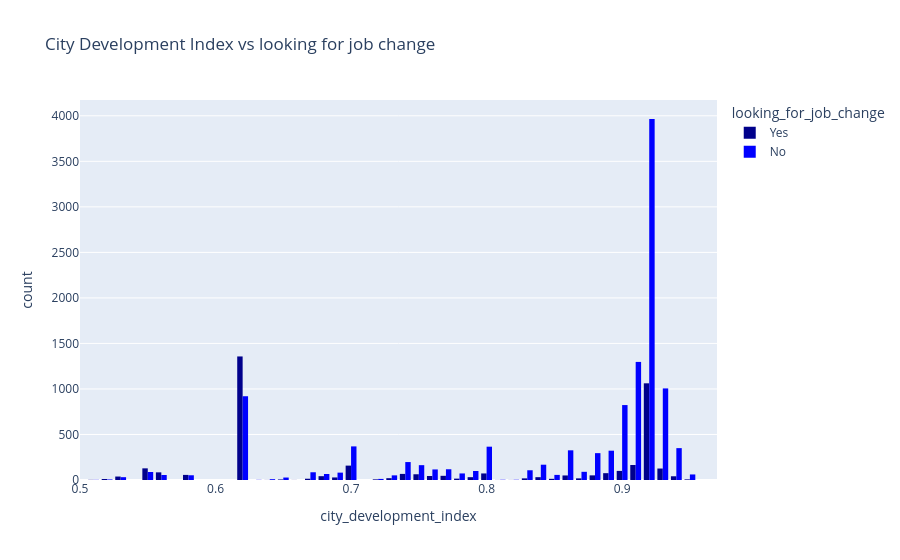

Write notebook code for a chart like this one.
### Code cell
px.histogram(data,x='city_development_index',color='looking_for_job_change' , barmode='group',color_discrete_sequence=['darkblue','blue'],range_x=(.5,.97),title='City Development Index vs looking for job change ')

### Figure 1 — Plotly figure (JSON) as saved in the notebook; plotly's stock layout.template omitted (floating-point values rounded to 4 significant figures; data arrays with more than 128 entries replaced by an {"elided": "..."} marker saying what was removed)
{"data": [{"alignmentgroup": "True", "bingroup": "x", "hovertemplate": "looking_for_job_change=Yes<br>city_development_index=%{x}<br>count=%{y}<extra></extra>", "legendgroup": "Yes", "marker": {"color": "darkblue", "pattern": {"shape": ""}}, "name": "Yes", "offsetgroup": "Yes", "orientation": "v", "showlegend": true, "type": "histogram", "x": {"elided": "4074 float values"}, "xaxis": "x", "yaxis": "y"}, {"alignmentgroup": "True", "bingroup": "x", "hovertemplate": "looking_for_job_change=No<br>city_development_index=%{x}<br>count=%{y}<extra></extra>", "legendgroup": "No", "marker": {"color": "blue", "pattern": {"shape": ""}}, "name": "No", "offsetgroup": "No", "orientation": "v", "showlegend": true, "type": "histogram", "x": {"elided": "11877 float values"}, "xaxis": "x", "yaxis": "y"}], "layout": {"barmode": "group", "legend": {"title": {"text": "looking_for_job_change"}, "tracegroupgap": 0}, "title": {"text": "City Development Index vs looking for job change "}, "xaxis": {"anchor": "y", "domain": [0, 1], "range": [0.5, 0.97], "title": {"text": "city_development_index"}}, "yaxis": {"anchor": "x", "domain": [0, 1], "title": {"text": "count"}}}}
